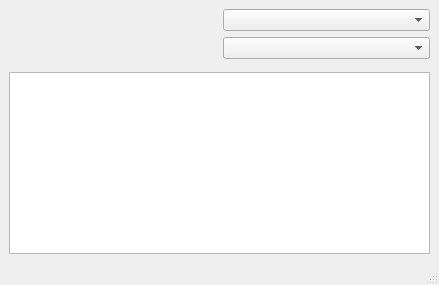
<?xml version="1.0" encoding="UTF-8"?>
<ui version="4.0">
 <class>currClusterTest</class>
 <widget class="QMainWindow" name="currClusterTest">
  <property name="geometry">
   <rect>
    <x>0</x>
    <y>0</y>
    <width>439</width>
    <height>285</height>
   </rect>
  </property>
  <property name="windowTitle">
   <string>CurrCluster and CurrDisplay Test</string>
  </property>
  <widget class="QWidget" name="centralwidget">
   <layout class="QGridLayout" name="gridLayout">
    <item row="1" column="1">
     <widget class="XComboBox" name="_currency">
      <property name="type">
       <enum>XComboBox::Currencies</enum>
      </property>
     </widget>
    </item>
    <item row="0" column="1">
     <widget class="XComboBox" name="_type"/>
    </item>
    <item row="4" column="0" colspan="2">
     <widget class="XTextEdit" name="_show">
      <property name="sizePolicy">
       <sizepolicy hsizetype="Expanding" vsizetype="Expanding">
        <horstretch>0</horstretch>
        <verstretch>2</verstretch>
       </sizepolicy>
      </property>
     </widget>
    </item>
    <item row="0" column="0">
     <widget class="CurrDisplay" name="_currDisplay"/>
    </item>
    <item row="1" column="0" rowspan="2">
     <widget class="CurrCluster" name="_currCluster"/>
    </item>
    <item row="3" column="0">
     <spacer name="verticalSpacer_2">
      <property name="orientation">
       <enum>Qt::Vertical</enum>
      </property>
      <property name="sizeHint" stdset="0">
       <size>
        <width>20</width>
        <height>0</height>
       </size>
      </property>
     </spacer>
    </item>
    <item row="2" column="1" rowspan="2">
     <spacer name="verticalSpacer">
      <property name="orientation">
       <enum>Qt::Vertical</enum>
      </property>
      <property name="sizeHint" stdset="0">
       <size>
        <width>202</width>
        <height>7</height>
       </size>
      </property>
     </spacer>
    </item>
   </layout>
  </widget>
  <widget class="QMenuBar" name="menubar">
   <property name="geometry">
    <rect>
     <x>0</x>
     <y>0</y>
     <width>439</width>
     <height>22</height>
    </rect>
   </property>
  </widget>
  <widget class="QStatusBar" name="statusbar"/>
 </widget>
 <customwidgets>
  <customwidget>
   <class>CurrCluster</class>
   <extends>CurrDisplay</extends>
   <header>currcluster.h</header>
  </customwidget>
  <customwidget>
   <class>CurrDisplay</class>
   <extends>QWidget</extends>
   <header>currcluster.h</header>
  </customwidget>
  <customwidget>
   <class>XComboBox</class>
   <extends>QComboBox</extends>
   <header>xcombobox.h</header>
  </customwidget>
  <customwidget>
   <class>XTextEdit</class>
   <extends>QTextEdit</extends>
   <header>xtextedit.h</header>
  </customwidget>
 </customwidgets>
 <resources/>
 <connections/>
</ui>
